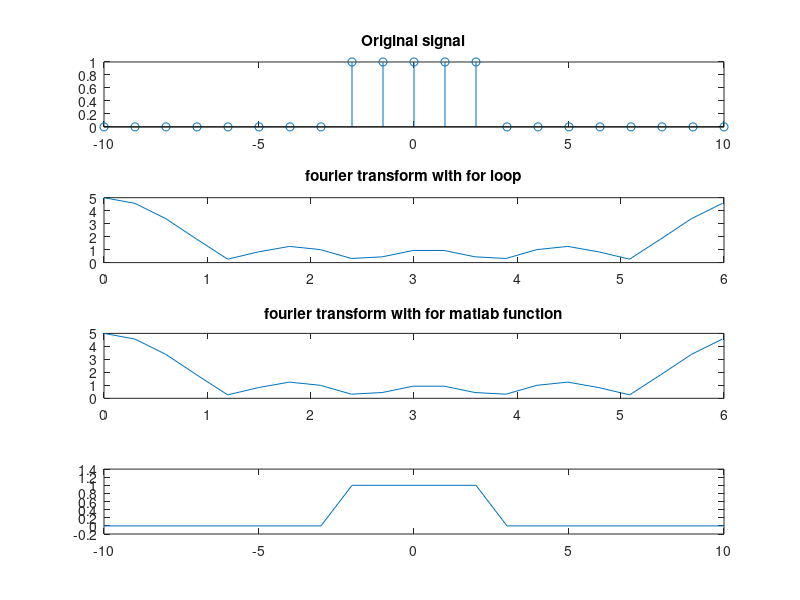

MATLAB code for this plot:
% Dean

clc;
clear;
close all;
row = 4;
column = 1;
% Defining interval for n
n = (-10 : 10);

% frequencyStep = 1;
frequencyStep = 2* pi/length(n);
frequencyStep2 = 2* pi/(21);

% Defining signal
xOfN = zeros(1, length(n));
xOfN(9:13) = 1;
subplot(row, column, 1);
stem(n, xOfN);
title('Original signal')
% Defining frequency interval
frequencies = (-2 *pi * 0: frequencyStep : 2*pi*20/21);
% frequenciesForMatlabResult = (0: 2* pi / length(xOfN) : (length(xOfN) -1)/ length(xOfN) * 2*pi);

% Preallocated array
result = zeros(1, length(frequencies));
for w = 1 : length(frequencies)
   sum = 0;
   
   for index = 1 : length(n)
        sum = sum + (xOfN(index) * exp(-1i * frequencies(w) * n(index)));
   end
   
   result(w) = sum;
   
end

% hold;
subplot(row, column, 2);
plot(frequencies, abs(result))
title('fourier transform with for loop')

resultMatlab = fft(xOfN);
subplot(row, column, 3);
plot(frequencies, abs(resultMatlab));
title('fourier transform with for matlab function')
% hold off;

% Question 3
subplot(row, column, 4);
og = ifft(resultMatlab);
plot(n, xOfN);
title('result of inverse fourier transform')
% hold
plot(n, og);





